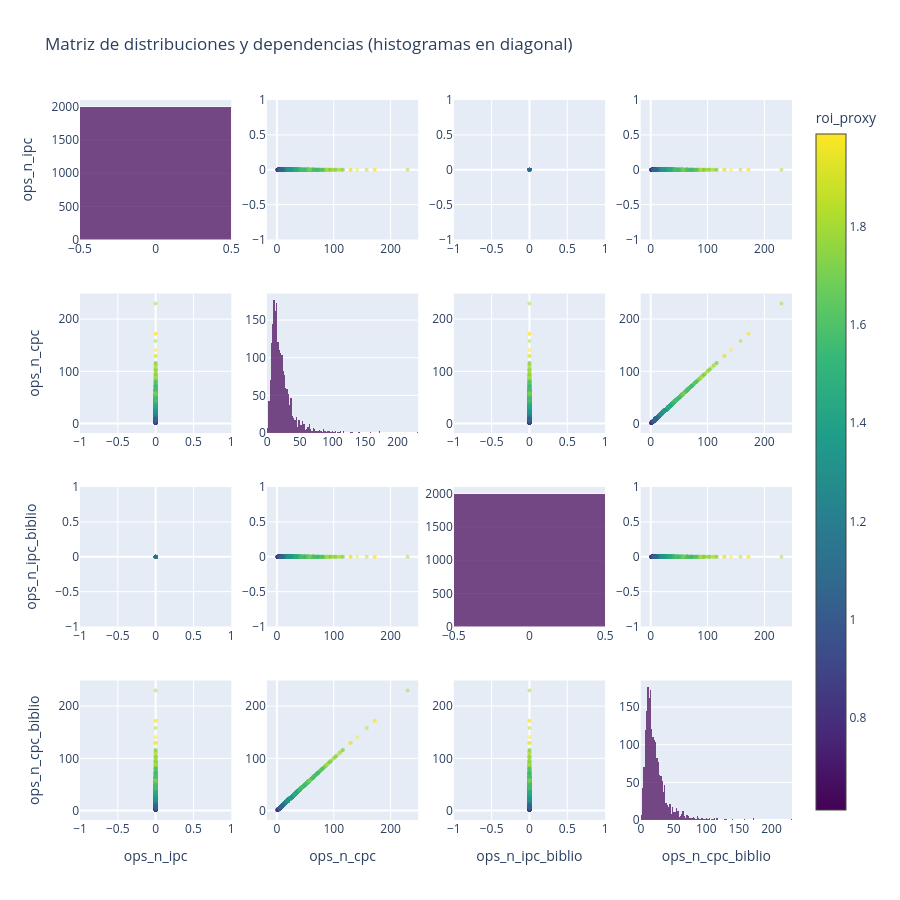

Notebook code for this chart:
### Markdown cell above
### Histogram and correlation of discrete variables and comparison vs roi_proxy

### Code cell
cols = [
    "ops_n_ipc",
    "ops_n_cpc",
    "ops_n_ipc_biblio",
    "ops_n_cpc_biblio",
]

df = df_tablon[cols + ["roi_proxy"]].dropna()
n = len(cols)

fig = make_subplots(
    rows=n,
    cols=n,
    shared_xaxes=False,
    shared_yaxes=False
)

for i, y in enumerate(cols):
    for j, x in enumerate(cols):

        # Diagonal → histogramas
        if i == j:
            fig.add_trace(
                go.Histogram(
                    x=df[x],
                    marker=dict(
                        color="rgba(68,1,84,0.7)"
                    ),
                    showlegend=False
                ),
                row=i+1, col=j+1
            )

        # Fuera de diagonal → scatter
        else:
            fig.add_trace(
                go.Scatter(
                    x=df[x],
                    y=df[y],
                    mode="markers",
                    marker=dict(
                        color=df["roi_proxy"],
                        colorscale="Viridis",
                        size=4,
                        opacity=0.5,
                        showscale=(i == 0 and j == n - 1),
                        colorbar=dict(title="roi_proxy")
                    ),
                    showlegend=False
                ),
                row=i+1, col=j+1
            )

# 🔹 ETIQUETAS DE EJES
for i, col in enumerate(cols):
    # Eje Y (primera columna)
    fig.update_yaxes(
        title_text=col,
        row=i+1,
        col=1
    )

    # Eje X (última fila)
    fig.update_xaxes(
        title_text=col,
        row=n,
        col=i+1
    )

fig.update_layout(
    height=900,
    width=900,
    title="Matriz de distribuciones y dependencias (histogramas en diagonal)",
)

fig.show()

### Figure 1 — Plotly figure (JSON) as saved in the notebook; plotly's stock layout.template omitted (floating-point values rounded to 4 significant figures; data arrays with more than 128 entries replaced by an {"elided": "..."} marker saying what was removed)
{"data": [{"marker": {"color": "rgba(68,1,84,0.7)"}, "showlegend": false, "type": "histogram", "x": {"elided": "2000 int values"}, "xaxis": "x", "yaxis": "y"}, {"marker": {"color": {"elided": "2000 float values"}, "colorbar": {"title": {"text": "roi_proxy"}}, "colorscale": [[0, "#440154"], [0.1111, "#482878"], [0.2222, "#3e4989"], [0.3333, "#31688e"], [0.4444, "#26828e"], [0.5556, "#1f9e89"], [0.6667, "#35b779"], [0.7778, "#6ece58"], [0.8889, "#b5de2b"], [1, "#fde725"]], "opacity": 0.5, "showscale": false, "size": 4}, "mode": "markers", "showlegend": false, "type": "scatter", "x": {"elided": "2000 int values"}, "xaxis": "x2", "y": {"elided": "2000 int values"}, "yaxis": "y2"}, {"marker": {"color": {"elided": "2000 float values"}, "colorbar": {"title": {"text": "roi_proxy"}}, "colorscale": [[0, "#440154"], [0.1111, "#482878"], [0.2222, "#3e4989"], [0.3333, "#31688e"], [0.4444, "#26828e"], [0.5556, "#1f9e89"], [0.6667, "#35b779"], [0.7778, "#6ece58"], [0.8889, "#b5de2b"], [1, "#fde725"]], "opacity": 0.5, "showscale": false, "size": 4}, "mode": "markers", "showlegend": false, "type": "scatter", "x": {"elided": "2000 int values"}, "xaxis": "x3", "y": {"elided": "2000 int values"}, "yaxis": "y3"}, {"marker": {"color": {"elided": "2000 float values"}, "colorbar": {"title": {"text": "roi_proxy"}}, "colorscale": [[0, "#440154"], [0.1111, "#482878"], [0.2222, "#3e4989"], [0.3333, "#31688e"], [0.4444, "#26828e"], [0.5556, "#1f9e89"], [0.6667, "#35b779"], [0.7778, "#6ece58"], [0.8889, "#b5de2b"], [1, "#fde725"]], "opacity": 0.5, "showscale": true, "size": 4}, "mode": "markers", "showlegend": false, "type": "scatter", "x": {"elided": "2000 int values"}, "xaxis": "x4", "y": {"elided": "2000 int values"}, "yaxis": "y4"}, {"marker": {"color": {"elided": "2000 float values"}, "colorbar": {"title": {"text": "roi_proxy"}}, "colorscale": [[0, "#440154"], [0.1111, "#482878"], [0.2222, "#3e4989"], [0.3333, "#31688e"], [0.4444, "#26828e"], [0.5556, "#1f9e89"], [0.6667, "#35b779"], [0.7778, "#6ece58"], [0.8889, "#b5de2b"], [1, "#fde725"]], "opacity": 0.5, "showscale": false, "size": 4}, "mode": "markers", "showlegend": false, "type": "scatter", "x": {"elided": "2000 int values"}, "xaxis": "x5", "y": {"elided": "2000 int values"}, "yaxis": "y5"}, {"marker": {"color": "rgba(68,1,84,0.7)"}, "showlegend": false, "type": "histogram", "x": {"elided": "2000 int values"}, "xaxis": "x6", "yaxis": "y6"}, {"marker": {"color": {"elided": "2000 float values"}, "colorbar": {"title": {"text": "roi_proxy"}}, "colorscale": [[0, "#440154"], [0.1111, "#482878"], [0.2222, "#3e4989"], [0.3333, "#31688e"], [0.4444, "#26828e"], [0.5556, "#1f9e89"], [0.6667, "#35b779"], [0.7778, "#6ece58"], [0.8889, "#b5de2b"], [1, "#fde725"]], "opacity": 0.5, "showscale": false, "size": 4}, "mode": "markers", "showlegend": false, "type": "scatter", "x": {"elided": "2000 int values"}, "xaxis": "x7", "y": {"elided": "2000 int values"}, "yaxis": "y7"}, {"marker": {"color": {"elided": "2000 float values"}, "colorbar": {"title": {"text": "roi_proxy"}}, "colorscale": [[0, "#440154"], [0.1111, "#482878"], [0.2222, "#3e4989"], [0.3333, "#31688e"], [0.4444, "#26828e"], [0.5556, "#1f9e89"], [0.6667, "#35b779"], [0.7778, "#6ece58"], [0.8889, "#b5de2b"], [1, "#fde725"]], "opacity": 0.5, "showscale": false, "size": 4}, "mode": "markers", "showlegend": false, "type": "scatter", "x": {"elided": "2000 int values"}, "xaxis": "x8", "y": {"elided": "2000 int values"}, "yaxis": "y8"}, {"marker": {"color": {"elided": "2000 float values"}, "colorbar": {"title": {"text": "roi_proxy"}}, "colorscale": [[0, "#440154"], [0.1111, "#482878"], [0.2222, "#3e4989"], [0.3333, "#31688e"], [0.4444, "#26828e"], [0.5556, "#1f9e89"], [0.6667, "#35b779"], [0.7778, "#6ece58"], [0.8889, "#b5de2b"], [1, "#fde725"]], "opacity": 0.5, "showscale": false, "size": 4}, "mode": "markers", "showlegend": false, "type": "scatter", "x": {"elided": "2000 int values"}, "xaxis": "x9", "y": {"elided": "2000 int values"}, "yaxis": "y9"}, {"marker": {"color": {"elided": "2000 float values"}, "colorbar": {"title": {"text": "roi_proxy"}}, "colorscale": [[0, "#440154"], [0.1111, "#482878"], [0.2222, "#3e4989"], [0.3333, "#31688e"], [0.4444, "#26828e"], [0.5556, "#1f9e89"], [0.6667, "#35b779"], [0.7778, "#6ece58"], [0.8889, "#b5de2b"], [1, "#fde725"]], "opacity": 0.5, "showscale": false, "size": 4}, "mode": "markers", "showlegend": false, "type": "scatter", "x": {"elided": "2000 int values"}, "xaxis": "x10", "y": {"elided": "2000 int values"}, "yaxis": "y10"}, {"marker": {"color": "rgba(68,1,84,0.7)"}, "showlegend": false, "type": "histogram", "x": {"elided": "2000 int values"}, "xaxis": "x11", "yaxis": "y11"}, {"marker": {"color": {"elided": "2000 float values"}, "colorbar": {"title": {"text": "roi_proxy"}}, "colorscale": [[0, "#440154"], [0.1111, "#482878"], [0.2222, "#3e4989"], [0.3333, "#31688e"], [0.4444, "#26828e"], [0.5556, "#1f9e89"], [0.6667, "#35b779"], [0.7778, "#6ece58"], [0.8889, "#b5de2b"], [1, "#fde725"]], "opacity": 0.5, "showscale": false, "size": 4}, "mode": "markers", "showlegend": false, "type": "scatter", "x": {"elided": "2000 int values"}, "xaxis": "x12", "y": {"elided": "2000 int values"}, "yaxis": "y12"}, {"marker": {"color": {"elided": "2000 float values"}, "colorbar": {"title": {"text": "roi_proxy"}}, "colorscale": [[0, "#440154"], [0.1111, "#482878"], [0.2222, "#3e4989"], [0.3333, "#31688e"], [0.4444, "#26828e"], [0.5556, "#1f9e89"], [0.6667, "#35b779"], [0.7778, "#6ece58"], [0.8889, "#b5de2b"], [1, "#fde725"]], "opacity": 0.5, "showscale": false, "size": 4}, "mode": "markers", "showlegend": false, "type": "scatter", "x": {"elided": "2000 int values"}, "xaxis": "x13", "y": {"elided": "2000 int values"}, "yaxis": "y13"}, {"marker": {"color": {"elided": "2000 float values"}, "colorbar": {"title": {"text": "roi_proxy"}}, "colorscale": [[0, "#440154"], [0.1111, "#482878"], [0.2222, "#3e4989"], [0.3333, "#31688e"], [0.4444, "#26828e"], [0.5556, "#1f9e89"], [0.6667, "#35b779"], [0.7778, "#6ece58"], [0.8889, "#b5de2b"], [1, "#fde725"]], "opacity": 0.5, "showscale": false, "size": 4}, "mode": "markers", "showlegend": false, "type": "scatter", "x": {"elided": "2000 int values"}, "xaxis": "x14", "y": {"elided": "2000 int values"}, "yaxis": "y14"}, {"marker": {"color": {"elided": "2000 float values"}, "colorbar": {"title": {"text": "roi_proxy"}}, "colorscale": [[0, "#440154"], [0.1111, "#482878"], [0.2222, "#3e4989"], [0.3333, "#31688e"], [0.4444, "#26828e"], [0.5556, "#1f9e89"], [0.6667, "#35b779"], [0.7778, "#6ece58"], [0.8889, "#b5de2b"], [1, "#fde725"]], "opacity": 0.5, "showscale": false, "size": 4}, "mode": "markers", "showlegend": false, "type": "scatter", "x": {"elided": "2000 int values"}, "xaxis": "x15", "y": {"elided": "2000 int values"}, "yaxis": "y15"}, {"marker": {"color": "rgba(68,1,84,0.7)"}, "showlegend": false, "type": "histogram", "x": {"elided": "2000 int values"}, "xaxis": "x16", "yaxis": "y16"}], "layout": {"height": 900, "title": {"text": "Matriz de distribuciones y dependencias (histogramas en diagonal)"}, "width": 900, "xaxis": {"anchor": "y", "domain": [0, 0.2125]}, "xaxis10": {"anchor": "y10", "domain": [0.2625, 0.475]}, "xaxis11": {"anchor": "y11", "domain": [0.525, 0.7375]}, "xaxis12": {"anchor": "y12", "domain": [0.7875, 1]}, "xaxis13": {"anchor": "y13", "domain": [0, 0.2125], "title": {"text": "ops_n_ipc"}}, "xaxis14": {"anchor": "y14", "domain": [0.2625, 0.475], "title": {"text": "ops_n_cpc"}}, "xaxis15": {"anchor": "y15", "domain": [0.525, 0.7375], "title": {"text": "ops_n_ipc_biblio"}}, "xaxis16": {"anchor": "y16", "domain": [0.7875, 1], "title": {"text": "ops_n_cpc_biblio"}}, "xaxis2": {"anchor": "y2", "domain": [0.2625, 0.475]}, "xaxis3": {"anchor": "y3", "domain": [0.525, 0.7375]}, "xaxis4": {"anchor": "y4", "domain": [0.7875, 1]}, "xaxis5": {"anchor": "y5", "domain": [0, 0.2125]}, "xaxis6": {"anchor": "y6", "domain": [0.2625, 0.475]}, "xaxis7": {"anchor": "y7", "domain": [0.525, 0.7375]}, "xaxis8": {"anchor": "y8", "domain": [0.7875, 1]}, "xaxis9": {"anchor": "y9", "domain": [0, 0.2125]}, "yaxis": {"anchor": "x", "domain": [0.8063, 1], "title": {"text": "ops_n_ipc"}}, "yaxis10": {"anchor": "x10", "domain": [0.2687, 0.4625]}, "yaxis11": {"anchor": "x11", "domain": [0.2687, 0.4625]}, "yaxis12": {"anchor": "x12", "domain": [0.2687, 0.4625]}, "yaxis13": {"anchor": "x13", "domain": [0, 0.1938], "title": {"text": "ops_n_cpc_biblio"}}, "yaxis14": {"anchor": "x14", "domain": [0, 0.1938]}, "yaxis15": {"anchor": "x15", "domain": [0, 0.1938]}, "yaxis16": {"anchor": "x16", "domain": [0, 0.1938]}, "yaxis2": {"anchor": "x2", "domain": [0.8063, 1]}, "yaxis3": {"anchor": "x3", "domain": [0.8063, 1]}, "yaxis4": {"anchor": "x4", "domain": [0.8063, 1]}, "yaxis5": {"anchor": "x5", "domain": [0.5375, 0.7312], "title": {"text": "ops_n_cpc"}}, "yaxis6": {"anchor": "x6", "domain": [0.5375, 0.7312]}, "yaxis7": {"anchor": "x7", "domain": [0.5375, 0.7312]}, "yaxis8": {"anchor": "x8", "domain": [0.5375, 0.7312]}, "yaxis9": {"anchor": "x9", "domain": [0.2687, 0.4625], "title": {"text": "ops_n_ipc_biblio"}}}}
